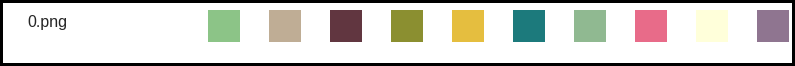
#> input picture scripts/random_stripes/0.png, 795 x 66 px
$ jupyter execute --allow-errors 'test_stripes generation.ipynb'   (shell and % lines are left out)
#> lines starting #> are read from the running program, lines starting #| are printed output that depends on the picture
[cell 1]
%pylab inline

[cell 2]
import numpy as np
import cv2
import stripes.palette as palette
import seaborn as sns
import matplotlib.pyplot as plt
sns.set_style('white')

reload(palette)

[cell 3]
import os
import pandas as pd

[cell 4]
# [44 lines left out: function create_random_stripe, not called in this run]

[cell 5]
path = "random_stripes/"

[cell 6]
def generate_stripes(n_to_generate):
    data = pd.DataFrame(columns=['N'] + palette.agents_list)

    for i in xrange(100):
        basename = str(i) + '.png'
        full_name = os.path.join(path,basename)
        data = data.append(create_random_stripe(full_name), ignore_index=True)

    return data

#> (a cell that did not finish here is left out)

#> (a cell that did not finish here is left out)

#### TODO: можно сделать генерацию через opencv, так будет гораздо быстрее

## Ахтунг
Ниже идёт **хардкод**, чтобы склеивать только что созданные картинки. Никаких констант. Если нужно что-то более кастомизируемое, то лучше переделать. Для 100 картинок точно нормально работает (можно ещё вариант с генерацией 10 картинок по 10 полосок)

[cell 9]
img = cv2.imread(os.path.join(path,'0.png'))
#> img is the input picture: shape (66, 795, 3); mean B, G, R 203.6, 209.8, 210.9

[cell 10]
k = img.shape[0]
#> k = 66

for i in xrange(5):
    full_img_name = "full_{}.png".format(i)
    full_img = np.zeros((img.shape[0]*20,img.shape[1],img.shape[2]))


    for j in xrange(20):
        name = "{}.png".format(20*i + j)


        img_to_stack = cv2.imread(os.path.join(path,name))

        full_img[j*k:(j+1)*k,:,:]= img_to_stack
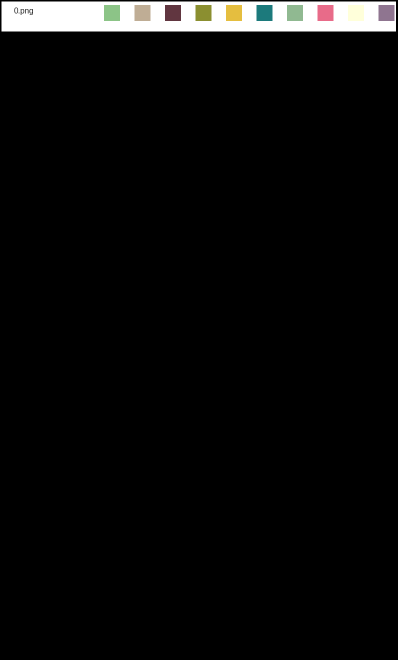
#> full_img: shape (1320, 795, 3) float64 (shown at 1/2 size); mean B, G, R 10.2, 10.5, 10.5
    cv2.imwrite(os.path.join(path,full_img_name),full_img)
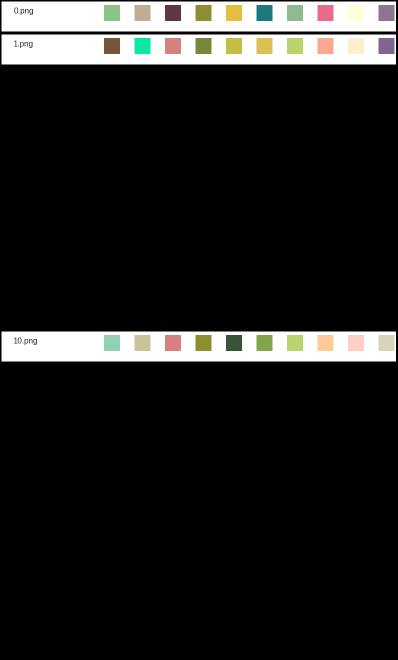
#> saved as full_0.png: shape (1320, 795, 3) (shown at 1/2 size); mean B, G, R 30.5, 31.8, 31.9

[cell 11]
plt.ion()

[cell 12]
plt.figure(figsize=(8,12))
img = cv2.imread(os.path.join(path,'full_0.png'))
plt.imshow(cv2.cvtColor(img,cv2.COLOR_BGR2RGB))
